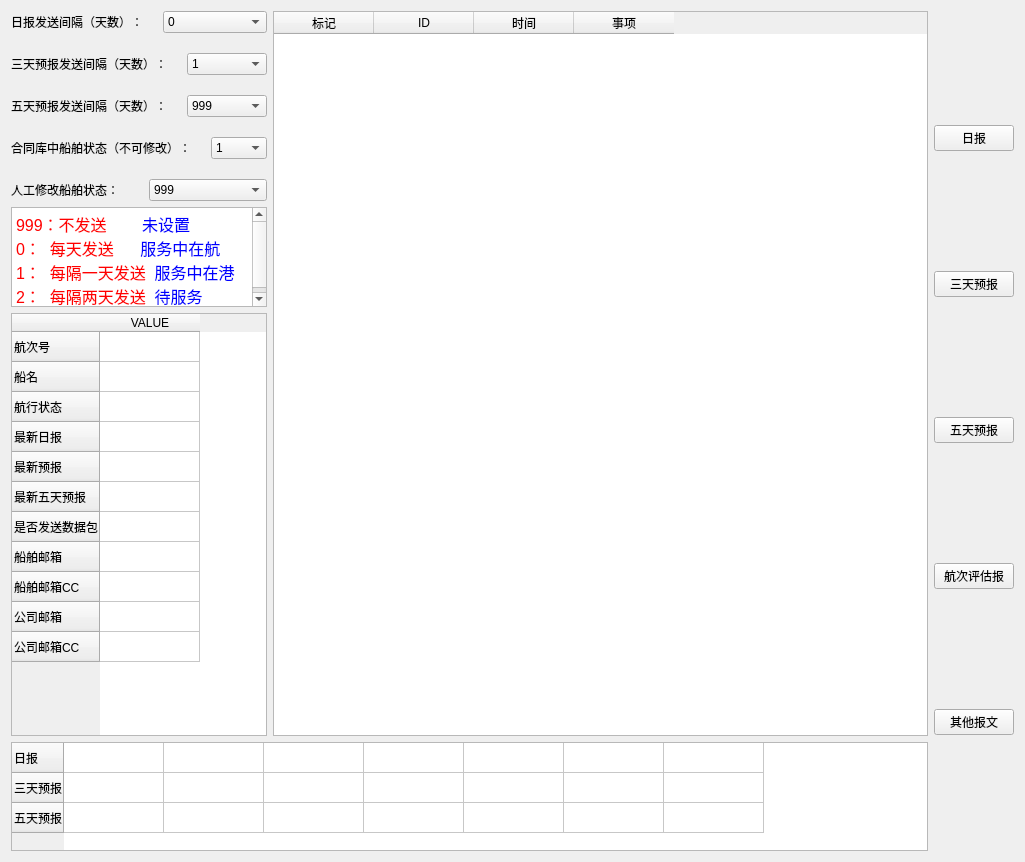
<?xml version="1.0" encoding="UTF-8"?>
<ui version="4.0">
 <class>SendWindow</class>
 <widget class="QWidget" name="SendWindow">
  <property name="geometry">
   <rect>
    <x>0</x>
    <y>0</y>
    <width>1025</width>
    <height>862</height>
   </rect>
  </property>
  <property name="sizePolicy">
   <sizepolicy hsizetype="Preferred" vsizetype="Preferred">
    <horstretch>0</horstretch>
    <verstretch>0</verstretch>
   </sizepolicy>
  </property>
  <property name="minimumSize">
   <size>
    <width>0</width>
    <height>300</height>
   </size>
  </property>
  <property name="windowTitle">
   <string>Form</string>
  </property>
  <layout class="QHBoxLayout" name="horizontalLayout_7">
   <item>
    <layout class="QHBoxLayout" name="horizontalLayout_6">
     <item>
      <layout class="QVBoxLayout" name="verticalLayout_5" stretch="20,3">
       <item>
        <layout class="QHBoxLayout" name="horizontalLayout_8" stretch="0,10">
         <item>
          <layout class="QVBoxLayout" name="verticalLayout_4">
           <item>
            <layout class="QVBoxLayout" name="verticalLayout_3">
             <item>
              <layout class="QVBoxLayout" name="verticalLayout_2">
               <property name="spacing">
                <number>20</number>
               </property>
               <item>
                <layout class="QHBoxLayout" name="horizontalLayout">
                 <item>
                  <widget class="QLabel" name="label_2">
                   <property name="minimumSize">
                    <size>
                     <width>0</width>
                     <height>0</height>
                    </size>
                   </property>
                   <property name="maximumSize">
                    <size>
                     <width>16777215</width>
                     <height>16777215</height>
                    </size>
                   </property>
                   <property name="text">
                    <string>日报发送间隔（天数）：</string>
                   </property>
                  </widget>
                 </item>
                 <item>
                  <widget class="QComboBox" name="comboBox_daily_report">
                   <property name="minimumSize">
                    <size>
                     <width>0</width>
                     <height>0</height>
                    </size>
                   </property>
                   <property name="maximumSize">
                    <size>
                     <width>16777215</width>
                     <height>16777215</height>
                    </size>
                   </property>
                   <item>
                    <property name="text">
                     <string>0</string>
                    </property>
                   </item>
                   <item>
                    <property name="text">
                     <string>999</string>
                    </property>
                   </item>
                  </widget>
                 </item>
                </layout>
               </item>
               <item>
                <layout class="QHBoxLayout" name="horizontalLayout_2">
                 <item>
                  <widget class="QLabel" name="label_3">
                   <property name="minimumSize">
                    <size>
                     <width>0</width>
                     <height>0</height>
                    </size>
                   </property>
                   <property name="maximumSize">
                    <size>
                     <width>16777215</width>
                     <height>16777215</height>
                    </size>
                   </property>
                   <property name="text">
                    <string>三天预报发送间隔（天数）：</string>
                   </property>
                  </widget>
                 </item>
                 <item>
                  <widget class="QComboBox" name="comboBox_three_days">
                   <property name="minimumSize">
                    <size>
                     <width>0</width>
                     <height>0</height>
                    </size>
                   </property>
                   <property name="maximumSize">
                    <size>
                     <width>16777215</width>
                     <height>16777215</height>
                    </size>
                   </property>
                   <item>
                    <property name="text">
                     <string>1</string>
                    </property>
                   </item>
                   <item>
                    <property name="text">
                     <string>0</string>
                    </property>
                   </item>
                   <item>
                    <property name="text">
                     <string>2</string>
                    </property>
                   </item>
                   <item>
                    <property name="text">
                     <string>3</string>
                    </property>
                   </item>
                   <item>
                    <property name="text">
                     <string>999</string>
                    </property>
                   </item>
                  </widget>
                 </item>
                </layout>
               </item>
               <item>
                <layout class="QHBoxLayout" name="horizontalLayout_3">
                 <item>
                  <widget class="QLabel" name="label_4">
                   <property name="minimumSize">
                    <size>
                     <width>0</width>
                     <height>0</height>
                    </size>
                   </property>
                   <property name="maximumSize">
                    <size>
                     <width>16777215</width>
                     <height>16777215</height>
                    </size>
                   </property>
                   <property name="text">
                    <string>五天预报发送间隔（天数）：</string>
                   </property>
                  </widget>
                 </item>
                 <item>
                  <widget class="QComboBox" name="comboBox_five_days">
                   <property name="minimumSize">
                    <size>
                     <width>0</width>
                     <height>0</height>
                    </size>
                   </property>
                   <property name="maximumSize">
                    <size>
                     <width>16777215</width>
                     <height>16777215</height>
                    </size>
                   </property>
                   <item>
                    <property name="text">
                     <string>999</string>
                    </property>
                   </item>
                   <item>
                    <property name="text">
                     <string>1</string>
                    </property>
                   </item>
                   <item>
                    <property name="text">
                     <string>0</string>
                    </property>
                   </item>
                   <item>
                    <property name="text">
                     <string>2</string>
                    </property>
                   </item>
                   <item>
                    <property name="text">
                     <string>3</string>
                    </property>
                   </item>
                  </widget>
                 </item>
                </layout>
               </item>
               <item>
                <layout class="QHBoxLayout" name="horizontalLayout_4">
                 <item>
                  <widget class="QLabel" name="label_5">
                   <property name="minimumSize">
                    <size>
                     <width>0</width>
                     <height>0</height>
                    </size>
                   </property>
                   <property name="maximumSize">
                    <size>
                     <width>16777215</width>
                     <height>16777215</height>
                    </size>
                   </property>
                   <property name="text">
                    <string>合同库中船舶状态（不可修改）：</string>
                   </property>
                  </widget>
                 </item>
                 <item>
                  <widget class="QComboBox" name="comboBox_4">
                   <property name="minimumSize">
                    <size>
                     <width>0</width>
                     <height>0</height>
                    </size>
                   </property>
                   <property name="maximumSize">
                    <size>
                     <width>16777215</width>
                     <height>16777215</height>
                    </size>
                   </property>
                   <item>
                    <property name="text">
                     <string>1</string>
                    </property>
                   </item>
                   <item>
                    <property name="text">
                     <string>0</string>
                    </property>
                   </item>
                   <item>
                    <property name="text">
                     <string>2</string>
                    </property>
                   </item>
                  </widget>
                 </item>
                </layout>
               </item>
               <item>
                <layout class="QHBoxLayout" name="horizontalLayout_5">
                 <item>
                  <widget class="QLabel" name="label_6">
                   <property name="minimumSize">
                    <size>
                     <width>0</width>
                     <height>0</height>
                    </size>
                   </property>
                   <property name="maximumSize">
                    <size>
                     <width>16777215</width>
                     <height>16777215</height>
                    </size>
                   </property>
                   <property name="text">
                    <string>人工修改船舶状态：</string>
                   </property>
                  </widget>
                 </item>
                 <item>
                  <widget class="QComboBox" name="comboBox_manual">
                   <property name="minimumSize">
                    <size>
                     <width>0</width>
                     <height>0</height>
                    </size>
                   </property>
                   <property name="maximumSize">
                    <size>
                     <width>16777215</width>
                     <height>16777215</height>
                    </size>
                   </property>
                   <item>
                    <property name="text">
                     <string>999</string>
                    </property>
                   </item>
                   <item>
                    <property name="text">
                     <string>0</string>
                    </property>
                   </item>
                   <item>
                    <property name="text">
                     <string>1</string>
                    </property>
                   </item>
                   <item>
                    <property name="text">
                     <string>2</string>
                    </property>
                   </item>
                  </widget>
                 </item>
                </layout>
               </item>
              </layout>
             </item>
             <item>
              <widget class="QTextEdit" name="textEdit">
               <property name="minimumSize">
                <size>
                 <width>0</width>
                 <height>0</height>
                </size>
               </property>
               <property name="maximumSize">
                <size>
                 <width>160000</width>
                 <height>100</height>
                </size>
               </property>
               <property name="readOnly">
                <bool>true</bool>
               </property>
               <property name="html">
                <string>&lt;!DOCTYPE HTML PUBLIC &quot;-//W3C//DTD HTML 4.0//EN&quot; &quot;http://www.w3.org/TR/REC-html40/strict.dtd&quot;&gt;
&lt;html&gt;&lt;head&gt;&lt;meta name=&quot;qrichtext&quot; content=&quot;1&quot; /&gt;&lt;style type=&quot;text/css&quot;&gt;
p, li { white-space: pre-wrap; }
&lt;/style&gt;&lt;/head&gt;&lt;body style=&quot; font-family:'SimSun'; font-size:9pt; font-weight:400; font-style:normal;&quot;&gt;
&lt;p style=&quot; margin-top:0px; margin-bottom:0px; margin-left:0px; margin-right:0px; -qt-block-indent:0; text-indent:0px;&quot;&gt;&lt;span style=&quot; font-size:12pt; color:#ff0000;&quot;&gt;999：不发送        &lt;/span&gt;&lt;span style=&quot; font-size:12pt; color:#0000ff;&quot;&gt;未设置&lt;/span&gt;&lt;/p&gt;
&lt;p style=&quot; margin-top:0px; margin-bottom:0px; margin-left:0px; margin-right:0px; -qt-block-indent:0; text-indent:0px;&quot;&gt;&lt;span style=&quot; font-size:12pt; color:#ff0000;&quot;&gt;0：  每天发送      &lt;/span&gt;&lt;span style=&quot; font-size:12pt; color:#0000ff;&quot;&gt;服务中在航&lt;/span&gt;&lt;/p&gt;
&lt;p style=&quot; margin-top:0px; margin-bottom:0px; margin-left:0px; margin-right:0px; -qt-block-indent:0; text-indent:0px;&quot;&gt;&lt;span style=&quot; font-size:12pt; color:#ff0000;&quot;&gt;1：  每隔一天发送  &lt;/span&gt;&lt;span style=&quot; font-size:12pt; color:#0000ff;&quot;&gt;服务中在港&lt;/span&gt;&lt;/p&gt;
&lt;p style=&quot; margin-top:0px; margin-bottom:0px; margin-left:0px; margin-right:0px; -qt-block-indent:0; text-indent:0px;&quot;&gt;&lt;span style=&quot; font-size:12pt; color:#ff0000;&quot;&gt;2：  每隔两天发送  &lt;/span&gt;&lt;span style=&quot; font-size:12pt; color:#0000ff;&quot;&gt;待服务&lt;/span&gt;&lt;/p&gt;&lt;/body&gt;&lt;/html&gt;</string>
               </property>
              </widget>
             </item>
            </layout>
           </item>
           <item>
            <widget class="QTableWidget" name="tableWidget_basic">
             <property name="minimumSize">
              <size>
               <width>0</width>
               <height>0</height>
              </size>
             </property>
             <property name="maximumSize">
              <size>
               <width>16000</width>
               <height>16000</height>
              </size>
             </property>
             <property name="editTriggers">
              <set>QAbstractItemView::NoEditTriggers</set>
             </property>
             <attribute name="horizontalHeaderVisible">
              <bool>true</bool>
             </attribute>
             <row>
              <property name="text">
               <string>航次号</string>
              </property>
             </row>
             <row>
              <property name="text">
               <string>船名</string>
              </property>
             </row>
             <row>
              <property name="text">
               <string>航行状态</string>
              </property>
             </row>
             <row>
              <property name="text">
               <string>最新日报</string>
              </property>
             </row>
             <row>
              <property name="text">
               <string>最新预报</string>
              </property>
             </row>
             <row>
              <property name="text">
               <string>最新五天预报</string>
              </property>
             </row>
             <row>
              <property name="text">
               <string>是否发送数据包</string>
              </property>
             </row>
             <row>
              <property name="text">
               <string>船舶邮箱</string>
              </property>
             </row>
             <row>
              <property name="text">
               <string>船舶邮箱CC</string>
              </property>
             </row>
             <row>
              <property name="text">
               <string>公司邮箱</string>
              </property>
             </row>
             <row>
              <property name="text">
               <string>公司邮箱CC</string>
              </property>
             </row>
             <column>
              <property name="text">
               <string>VALUE</string>
              </property>
             </column>
            </widget>
           </item>
          </layout>
         </item>
         <item>
          <widget class="QTableWidget" name="tableWidget_log">
           <property name="editTriggers">
            <set>QAbstractItemView::NoEditTriggers</set>
           </property>
           <column>
            <property name="text">
             <string>标记</string>
            </property>
           </column>
           <column>
            <property name="text">
             <string>ID</string>
            </property>
           </column>
           <column>
            <property name="text">
             <string>时间</string>
            </property>
           </column>
           <column>
            <property name="text">
             <string>事项</string>
            </property>
           </column>
          </widget>
         </item>
        </layout>
       </item>
       <item>
        <widget class="QTableWidget" name="tableWidget_send_his">
         <property name="minimumSize">
          <size>
           <width>0</width>
           <height>0</height>
          </size>
         </property>
         <property name="maximumSize">
          <size>
           <width>100000</width>
           <height>100000</height>
          </size>
         </property>
         <property name="editTriggers">
          <set>QAbstractItemView::NoEditTriggers</set>
         </property>
         <property name="selectionBehavior">
          <enum>QAbstractItemView::SelectRows</enum>
         </property>
         <attribute name="horizontalHeaderVisible">
          <bool>false</bool>
         </attribute>
         <row>
          <property name="text">
           <string>日报</string>
          </property>
         </row>
         <row>
          <property name="text">
           <string>三天预报</string>
          </property>
         </row>
         <row>
          <property name="text">
           <string>五天预报</string>
          </property>
         </row>
         <column>
          <property name="text">
           <string/>
          </property>
         </column>
         <column>
          <property name="text">
           <string/>
          </property>
         </column>
         <column>
          <property name="text">
           <string/>
          </property>
         </column>
         <column>
          <property name="text">
           <string/>
          </property>
         </column>
         <column>
          <property name="text">
           <string/>
          </property>
         </column>
         <column>
          <property name="text">
           <string/>
          </property>
         </column>
         <column>
          <property name="text">
           <string/>
          </property>
         </column>
        </widget>
       </item>
      </layout>
     </item>
     <item>
      <layout class="QVBoxLayout" name="verticalLayout">
       <item>
        <widget class="QPushButton" name="pushButto_daily">
         <property name="text">
          <string>日报</string>
         </property>
        </widget>
       </item>
       <item>
        <widget class="QPushButton" name="pushButton_three">
         <property name="text">
          <string>三天预报</string>
         </property>
        </widget>
       </item>
       <item>
        <widget class="QPushButton" name="pushButton_five">
         <property name="text">
          <string>五天预报</string>
         </property>
        </widget>
       </item>
       <item>
        <widget class="QPushButton" name="pushButton_est">
         <property name="text">
          <string>航次评估报</string>
         </property>
        </widget>
       </item>
       <item>
        <widget class="QPushButton" name="pushButton_other">
         <property name="text">
          <string>其他报文</string>
         </property>
        </widget>
       </item>
      </layout>
     </item>
    </layout>
   </item>
  </layout>
 </widget>
 <resources/>
 <connections/>
</ui>
